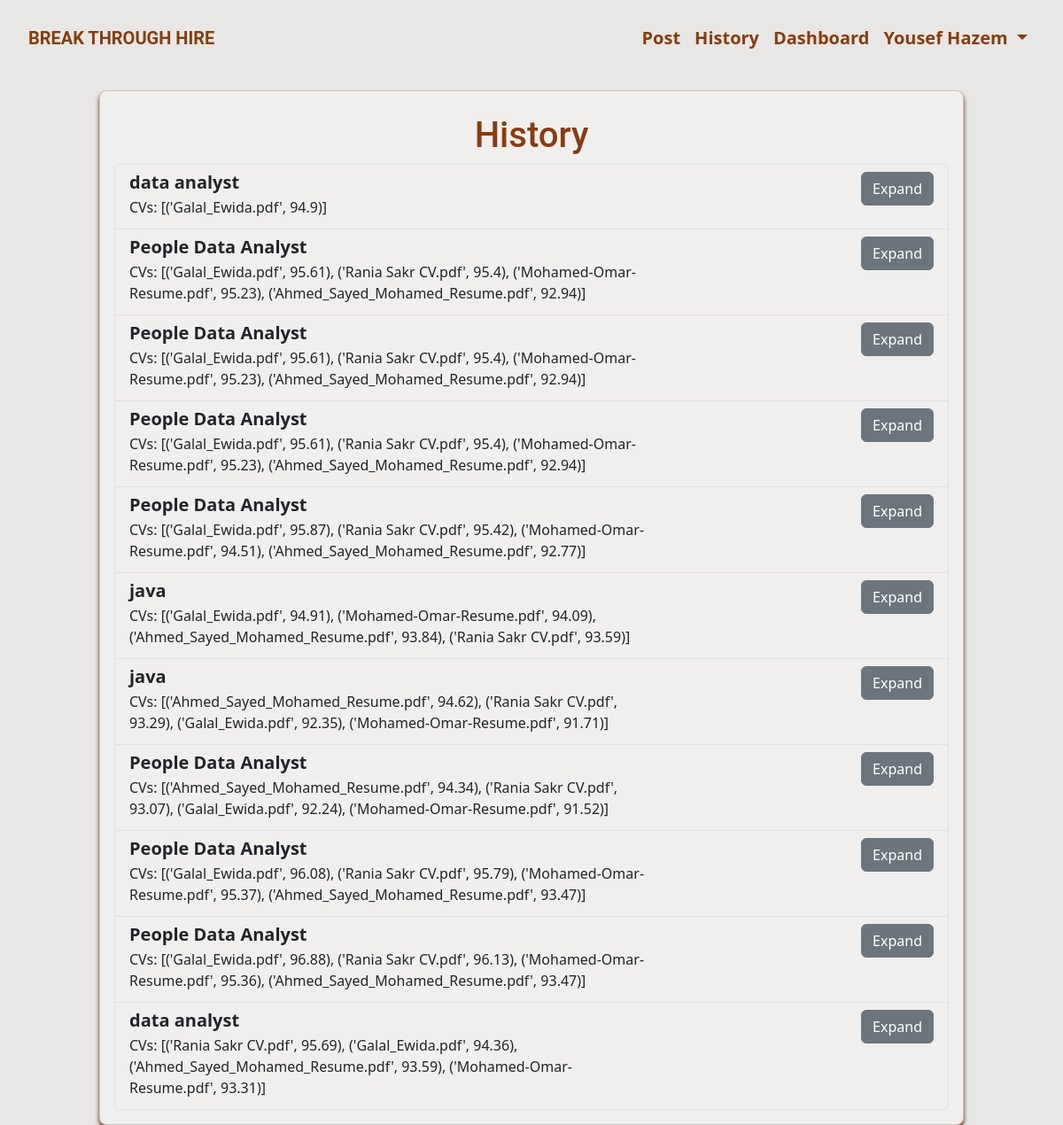
Before: /history (signed in) with the older database file.
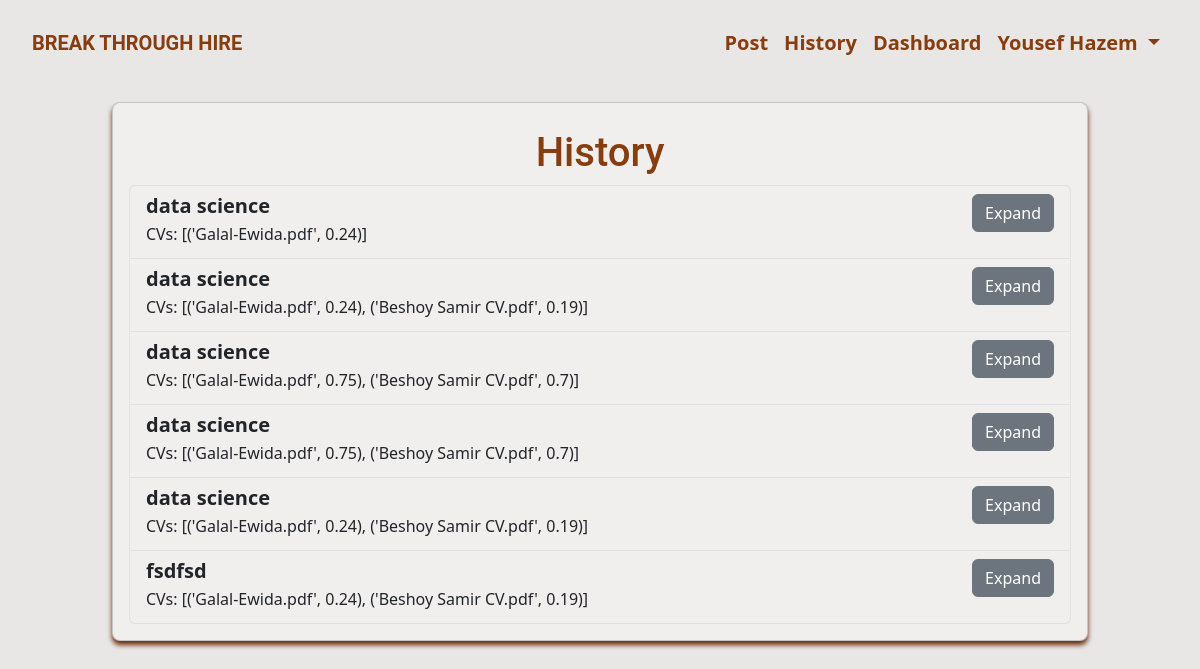
After: the same page with the newer database file.
### resume/models.py (models this page shows, shortened)
class recruiter(db.Model,UserMixin):
    email = db.Column(db.String(125),primary_key=True)
    fname = db.Column(db.String(25),nullable=False)
    lname = db.Column(db.String(25),nullable=False)
    username = db.Column(db.String(25),nullable=False)
    linkedin = db.Column(db.String(125),nullable=False)
    company   = db.Column(db.String(25),nullable=False)
    industry   = db.Column(db.String(25),nullable=False)
    password = db.Column(db.String(125),nullable=False)
    job_desc = db.relationship('job_description',backref='Recruiter',lazy=True)

class job_description(db.Model,UserMixin):
    job_title = db.Column(db.String(125),nullable=False)
    Job_description = db.Column(db.Text,nullable=False)
    recruiter_email = db.Column(db.String(125),db.ForeignKey('recruiter.email'),nullable=False)
    company   = db.Column(db.String(25),nullable=False)
    industry   = db.Column(db.String(25),nullable=False)
    username = db.Column(db.String(25),nullable=False)
    cvs = db.Column(db.Text,nullable=False)
    __table_args__ = (
        PrimaryKeyConstraint('job_title', 'Job_description', 'recruiter_email','cvs'),
    )

### resume/routs.py (the view)
@app.route("/history", methods=["POST", "GET"])
def history():
    current_recruiter = job_description.query.filter_by(
        recruiter_email=current_user.email
    ).all()
    job_titles = [job.job_title for job in current_recruiter]
    Job_description = [job.Job_description for job in current_recruiter]
    cvs = [job.cvs for job in current_recruiter]
    history_data = []
    for title, dec, cv in zip(job_titles, Job_description, cvs):
        history_data.append((title, dec, cv))
    return render_template("history.html", title="History", data=history_data)

### resume/models.py (called while the page is built)
@login_manager.user_loader
def load_user(email):
    return seekr.query.filter_by(email=email).first() or recruiter.query.filter_by(email=email).first()

### resume/templates/history.html (shortened to what this page needs)
{% extends "base.html" %}
{% block content %}
<div class="container pt-3 custom-container">
    <div class="card custom-card card-shadow">
        <div class="card-body">
            <h1 class="card-title text-center bold" style="color: #863d0f; font-family: Roboto, sans-serif;">History</h1>
            {% if data %}
            <div id="job-results">
                <ul class="list-group">
                    {% for cv in data %}
                    <li class="list-group-item job-item" style="text-align: left; background-color: #f1eeee;">
                        <div class="row job-result">
                            <div class="col-md-8">
                                <h5 class="mb-1"><strong>{{ cv[0] }}</strong></h5>
                                <p class="mb-1">CVs: {{ cv[2] }}</p>
                            </div>
                            <div class="col-md-4">
                                <div class="d-flex justify-content-end">
                                    <button class="btn btn-secondary mr-2" onclick="toggleJobDescription(this)">Expand</button>
                                </div>
                            </div>
                        </div>
                    </li>
                    {% endfor %}
                </ul>
            </div>
            {% endif %}
        </div>
    </div>
</div>
{% endblock %}

### resume/templates/base.html (shortened to what this page needs)
<!DOCTYPE html>
<html lang="en">
<head>
    <link href="https://cdn.jsdelivr.net/npm/bootstrap@5.3.0/dist/css/bootstrap.min.css" rel="stylesheet">
</head>
<body class="gradient-custom">
    <header class="navbar navbar-expand-lg navbar-custom">
        <div class="container-fluid">
            <a class="navbar-brand custom-font" href="/">BREAK THROUGH HIRE</a>
            <div class="collapse navbar-collapse" id="navbarNav">
                <ul class="navbar-nav ms-auto">
                    {% if current_user.is_authenticated %}
                        {% if current_user.__class__.__name__ == 'seekr' %}
                        <li class="nav-item"><a class="nav-link" href="{{ url_for('uploadcv') }}">Upload CV</a></li>
                        <li class="nav-item"><a class="nav-link" href="{{ url_for('jobfeed') }}">Job Feed</a></li>
                        <li class="nav-item"><a class="nav-link" href="{{ url_for('jobs') }}">CareerJet </a></li>
                        <li class="nav-item"><a class="nav-link" href="{{ url_for('render_dashboard') }}">Dashboard</a></li>
                        {% else %}
                        <li class="nav-item"><a class="nav-link" href="{{ url_for('jobdescription') }}">Post</a></li>
                        <li class="nav-item"><a class="nav-link" href="{{ url_for('history') }}">History</a></li>
                        <li class="nav-item"><a class="nav-link" href="{{ url_for('render_dashboard') }}">Dashboard</a></li>
                        {% endif %}
                        <li class="nav-item dropdown">
                            <a class="nav-link dropdown-toggle" href="#" id="navbarDropdown" role="button" data-bs-toggle="dropdown" aria-expanded="false">
                                {{current_user.username}}
                            </a>
                        </li>
                    {% else %}
                        <li class="nav-item"><a class="nav-link" href="{{ url_for('render_dashboard') }}">Dashboard</a></li>
                        <li class="nav-item"><a class="nav-link" href="{{ url_for('about') }}">About Project</a></li>
                        <li class="nav-item"><a class="nav-link" href="{{ url_for('login') }}">Log in</a></li>
                    {% endif %}
                </ul>
            </div>
        </div>
    </header>
    {% block content %}{% endblock %}
</body>
</html>

### resume/templates/base.html (style rules this page uses)
.custom-card { background-color: #f1eeee; padding-top: 10px; }
.card-shadow { box-shadow: 0 4px 5px #682c0b; border-radius: 0.5rem; }
.gradient-custom { background-color: rgb(233, 231, 230); }
.navbar-custom { background-color: transparent; padding: 20px; }
.navbar-nav .nav-link { color: #863d0f !important; font-weight: bold; font-size: 20px; }
.custom-font { font-family: 'Roboto', sans-serif; font-weight: 700; color: #863d0f; }

### resume/templates/history.html (style rules this page uses)
.custom-container { max-width: 1000px; margin: 0 auto; }

Changed rows visible on the page:
no longer on this page (row edited): job_description: job_title "java", cvs "[('Ahmed_Sayed_Mohamed_Resume.pdf', 94.62), ('Rania Sakr CV.pdf', 93.29), ('Galal_Ewida.pdf', 92.35), ('Mohamed-Omar-Resume.pdf', 91.71)]"
no longer on this page (row edited): job_description: job_title "People Data Analyst", cvs "[('Ahmed_Sayed_Mohamed_Resume.pdf', 94.34), ('Rania Sakr CV.pdf', 93.07), ('Galal_Ewida.pdf', 92.24), ('Mohamed-Omar-Resume.pdf', 91.52)]"
no longer on this page (row edited): job_description: job_title "People Data Analyst", cvs "[('Galal_Ewida.pdf', 96.08), ('Rania Sakr CV.pdf', 95.79), ('Mohamed-Omar-Resume.pdf', 95.37), ('Ahmed_Sayed_Mohamed_Resume.pdf', 93.47)]"
no longer on this page (row edited): job_description: job_title "People Data Analyst", cvs "[('Galal_Ewida.pdf', 96.88), ('Rania Sakr CV.pdf', 96.13), ('Mohamed-Omar-Resume.pdf', 95.36), ('Ahmed_Sayed_Mohamed_Resume.pdf', 93.47)]"
no longer on this page (row edited): job_description: job_title "data analyst", cvs "[('Rania Sakr CV.pdf', 95.69), ('Galal_Ewida.pdf', 94.36), ('Ahmed_Sayed_Mohamed_Resume.pdf', 93.59), ('Mohamed-Omar-Resume.pdf', 93.31)]"
changed job_description: job_title "data analyst" → "data science"; cvs "[('Galal_Ewida.pdf', 94.9)]" → "[('Galal-Ewida.pdf', 0.24)]"
changed job_description (number 2 of 6 on the later page): job_title "People Data Analyst" → "data science"; cvs "[('Galal_Ewida.pdf', 95.61), ('Rania Sakr CV.pdf', 95.4), ('Mohamed-Omar-Resume.pdf', 95.23), ('Ahmed_Sayed_Mohamed_Resume.pdf', 92.94)]" → "[('Galal-Ewida.pdf', 0.24), ('Beshoy Samir CV.pdf', 0.19)]"
changed job_description (number 3 of 6 on the later page): job_title "People Data Analyst" → "data science"; cvs "[('Galal_Ewida.pdf', 95.61), ('Rania Sakr CV.pdf', 95.4), ('Mohamed-Omar-Resume.pdf', 95.23), ('Ahmed_Sayed_Mohamed_Resume.pdf', 92.94)]" → "[('Galal-Ewida.pdf', 0.75), ('Beshoy Samir CV.pdf', 0.7)]"
changed job_description (number 4 of 6 on the later page): job_title "People Data Analyst" → "data science"; cvs "[('Galal_Ewida.pdf', 95.61), ('Rania Sakr CV.pdf', 95.4), ('Mohamed-Omar-Resume.pdf', 95.23), ('Ahmed_Sayed_Mohamed_Resume.pdf', 92.94)]" → "[('Galal-Ewida.pdf', 0.75), ('Beshoy Samir CV.pdf', 0.7)]"
changed job_description (number 5 of 6 on the later page): job_title "People Data Analyst" → "data science"; cvs "[('Galal_Ewida.pdf', 95.87), ('Rania Sakr CV.pdf', 95.42), ('Mohamed-Omar-Resume.pdf', 94.51), ('Ahmed_Sayed_Mohamed_Resume.pdf', 92.77)]" → "[('Galal-Ewida.pdf', 0.24), ('Beshoy Samir CV.pdf', 0.19)]"
changed job_description: job_title "java" → "fsdfsd"; cvs "[('Galal_Ewida.pdf', 94.91), ('Mohamed-Omar-Resume.pdf', 94.09), ('Ahmed_Sayed_Mohamed_Resume.pdf', 93.84), ('Rania Sakr CV.pdf', 93.59)]" → "[('Galal-Ewida.pdf', 0.24), ('Beshoy Samir CV.pdf', 0.19)]"
